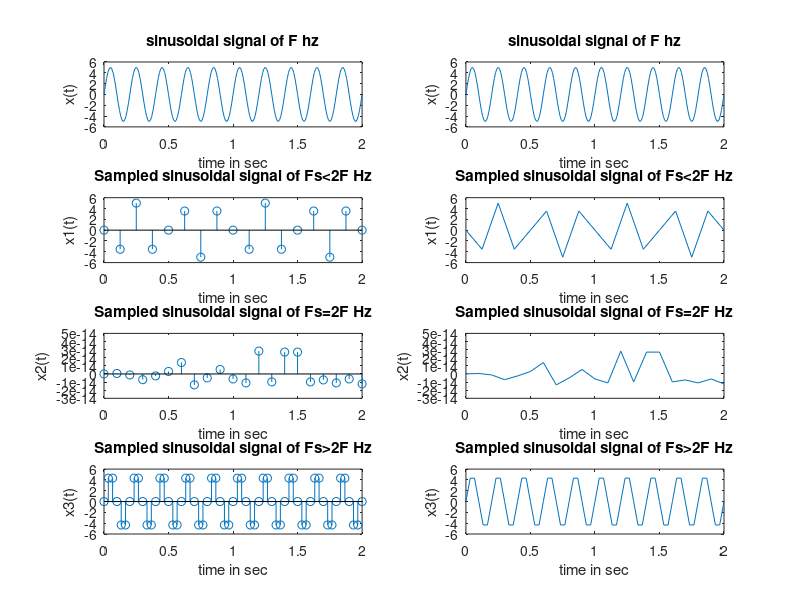

This figure's MATLAB source:
% Sampling Theorem

a=10;
f=5;
t=0:1/(20*f):2;

x=a/2 *sin(2*pi*f*t);
subplot(4,2,1);
%figure(1)
plot(t,x);
xlabel('time in sec')
ylabel('x(t)')
title('sinusoidal signal of F hz')

% Continuos plot
a=10;
f=5;
t=0:1/(20*f):2;
x=a/2 *sin(2*pi*f*t);
subplot(4,2,2);
%figure(1)
plot(t,x);
xlabel('time in sec')
ylabel('x(t)')
title('sinusoidal signal of F hz')

% Sampling the sine wave
% Under Sampling
Fs1=8;

t1=0:1/(Fs1):2;
x1=a/2*sin(2*pi*f*t1);
subplot(4,2,3);
%figure(2)
stem(t1,x1);
xlabel('time in sec')
ylabel('x1(t)')
title('Sampled sinusoidal signal of Fs<2F Hz')

% Critically Sampling
Fs1=10;
t1=0:1/(Fs1):2;
x2=a/2*sin(2*pi*f*t1);
subplot(4,2,5);
%figure(3)
stem(t1,x2);
xlabel('time in sec')
ylabel('x2(t)')
title('Sampled sinusoidal signal of Fs=2F Hz')

% Over Sampling
Fs1=30;
t1=0:1/(Fs1):2;
x3=a/2*sin(2*pi*f*t1);
subplot(4,2,7);
%figure(4)
stem(t1,x3);
xlabel('time in sec')
ylabel('x3(t)')
title('Sampled sinusoidal signal of Fs>2F Hz')

% Sampling the discrete sine wave
% Under Sampling
Fs1=8;
t1=0:1/(Fs1):2;
x1=a/2*sin(2*pi*f*t1);
subplot(4,2,4);
%figure(2)
plot(t1,x1);
xlabel('time in sec')
ylabel('x1(t)')
title('Sampled sinusoidal signal of Fs<2F Hz')

% Critically Sampling
Fs1=10;
t1=0:1/(Fs1):2;
x2=a/2*sin(2*pi*f*t1);
subplot(4,2,6);
%figure(3)
plot(t1,x2);
xlabel('time in sec')
ylabel('x2(t)')
title('Sampled sinusoidal signal of Fs=2F Hz')

% Over Sampling
Fs1=30;
t1=0:1/(Fs1):2;
x3=a/2*sin(2*pi*f*t1);
subplot(4,2,8);
%figure(4)
plot(t1,x3);
xlabel('time in sec')
ylabel('x3(t)')
title('Sampled sinusoidal signal of Fs>2F Hz')
